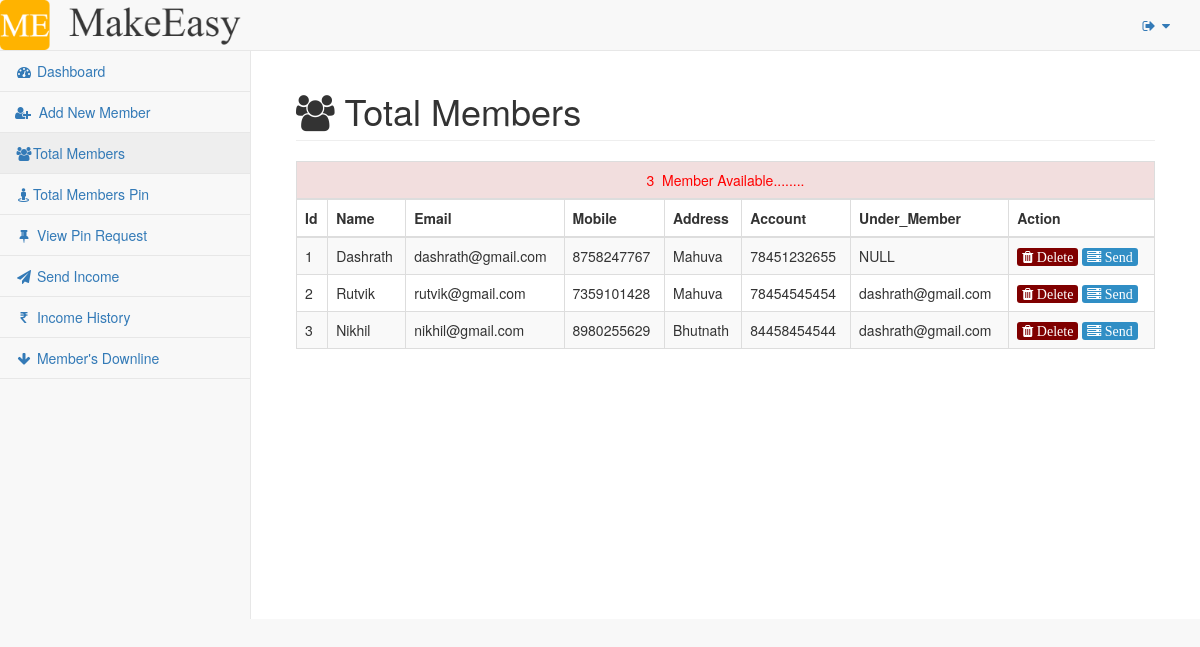
The app's page /mlm/admin/total_user.php (signed in) with its own data.
### tables this page shows
CREATE TABLE `user` (
  `id` int(11) NOT NULL,
  `name` varchar(50) NOT NULL,
  `email` varchar(50) NOT NULL,
  `password` varchar(30) NOT NULL,
  `mobile` varchar(10) NOT NULL,
  `address` text NOT NULL,
  `account` varchar(11) NOT NULL,
  `under_userid` varchar(50) DEFAULT NULL,
  `side` enum('left','right','center') NOT NULL DEFAULT 'center'
);

### mlm/admin/total_user.php (the view, shortened to what this page needs)
<?php
include('php-includes/connect.php');
include('total_user_server.php');
?>
<!DOCTYPE html>
<html lang="en">
<head>
    <link rel="stylesheet" type="text/css" href="style1.css">
    <link href="vendor/bootstrap/css/bootstrap.min.css" rel="stylesheet">
    <link href="vendor/metisMenu/metisMenu.min.css" rel="stylesheet">
    <link href="dist/css/sb-admin-2.css" rel="stylesheet">
    <link href="vendor/font-awesome/css/font-awesome.min.css" rel="stylesheet" type="text/css">
</head>
<body>
    <div id="wrapper">
        <?php include('php-includes/menu.php'); ?>
	    <div id="page-wrapper">
            <div class="container-fluid">
                <div class="row">
                    <div class="col-lg-12">
                        <h1 class="page-header"><i class="fa fa-users"></i> Total Members</h1>
                    </div>
                </div>
                <div class="row">
                	<div class="col-lg-12">
                    	<div class="table-responsive">
                        	<table class="table table-bordered table-striped">
                             <?php $results = mysqli_query($db, "SELECT * FROM user"); ?>
                                <thead>
                                <tr>
                                  <td colspan="8" align="center" class="danger" style="color:   Red">
                                  <?php
                                      echo mysqli_num_rows(mysqli_query($con,"SELECT id FROM user"));
                                  ?>   &nbsp;Member Available........</td>
                                        </tr>
                                <tr>
                                    <th>Id</th>
                                    <th>Name</th>
                                    <th>Email</th>
                                    <th>Mobile</th>
                                    <th>Address</th>
                                    <th>Account</th>
                                    <th>Under_Member</th>
                                    <th>Action</th>
                                </tr>
                            </thead>
	                        <?php while ($row = mysqli_fetch_array($results)) { ?>
                            <tr>
                                <td><?php echo $row['id']; ?></td>
                                <td><?php echo $row['name']; ?></td>
                                <td><?php echo $row['email']; ?></td>
                                <td><?php echo $row['mobile']; ?></td>
                                <td><?php echo $row['address']; ?></td>
                                <td><?php echo $row['account']; ?></td>
                                <td><?php echo $row['under_userid'];
                                     if($row['under_userid']==NULL)
                                     {
                                         echo 'NULL';
                                     }
                                ?></td>
                                <td>
                                    <a href="total_user_server.php?del=<?php echo $row['id']; ?>" class="del_btn fa fa-trash"> Delete</a>
                                    <a href="total_user_server.php?send=<?php echo $row['id']; ?>" class="send_btn fa fa-server"> Send</a>
                                </td>
                            </tr>
                            <?php } ?>
                            </table>
                        </div>
                    </div>
                </div>
            </div>
        </div>
    </div>
</body>
</html>

### mlm/admin/style1.css (style rules this page uses)
body { font-size: 19px; }
table { margin: auto; border-collapse: collapse; text-align: left; }
tr { border-bottom: 1px solid #cbcbcb; }
th, td { border: none; height: 30px; padding: 2px; }
.del_btn { text-decoration: none; padding: 2px 5px; color: white; border-radius: 3px; background: #800000; }
.send_btn { text-decoration: none; padding: 2px 5px; color: white; border-radius: 3px; background: #308ec5; }

### records on screen
user: id "1", name "Dashrath", email "dashrath@gmail.com", mobile "8758247767", address "Mahuva", account "78451232655", shows "NULL"
user: id "2", name "Rutvik", email "rutvik@gmail.com", mobile "7359101428", address "Mahuva", account "78454545454", under_userid "dashrath@gmail.com"
user: id "3", name "Nikhil", email "nikhil@gmail.com", mobile "8980255629", address "Bhutnath", account "84458454544", under_userid "dashrath@gmail.com"

### other values on screen
mysqli_num_rows(mysqli_query($con,"SELECT id FROM user")) "3"
